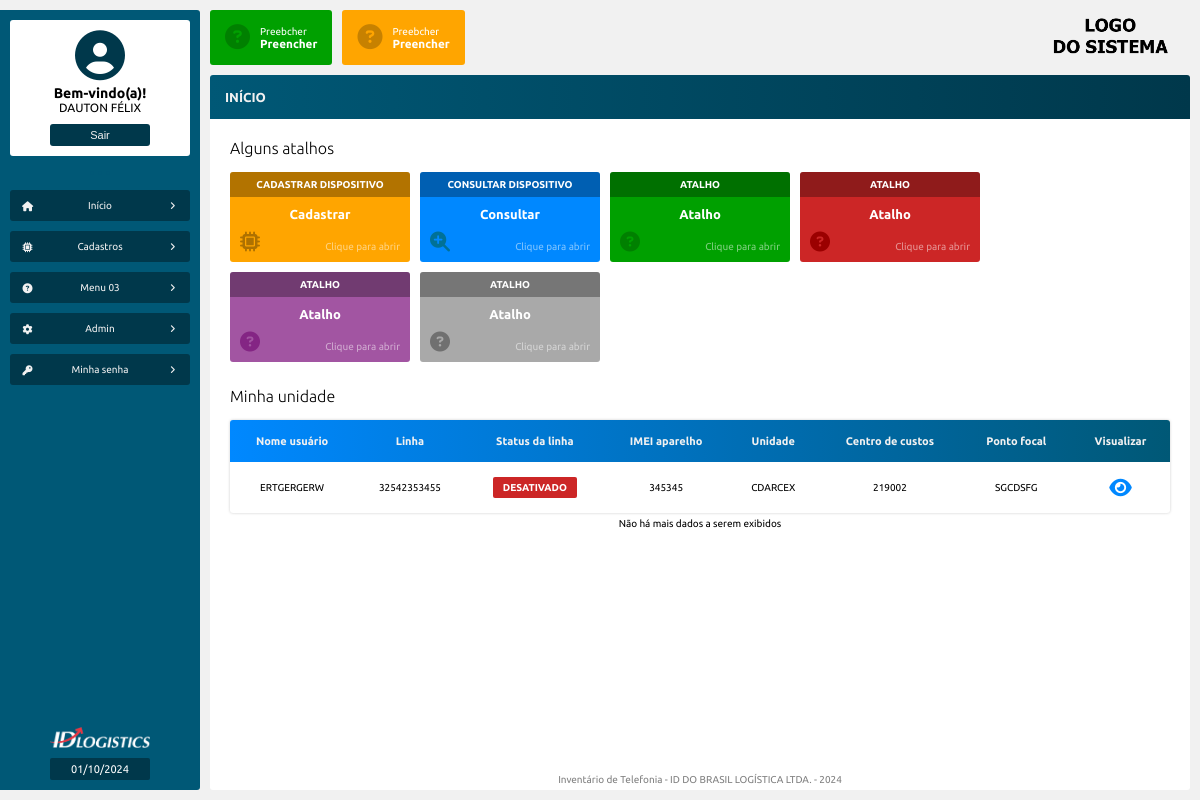
Before: /inicio.php (signed in) with the older database file.
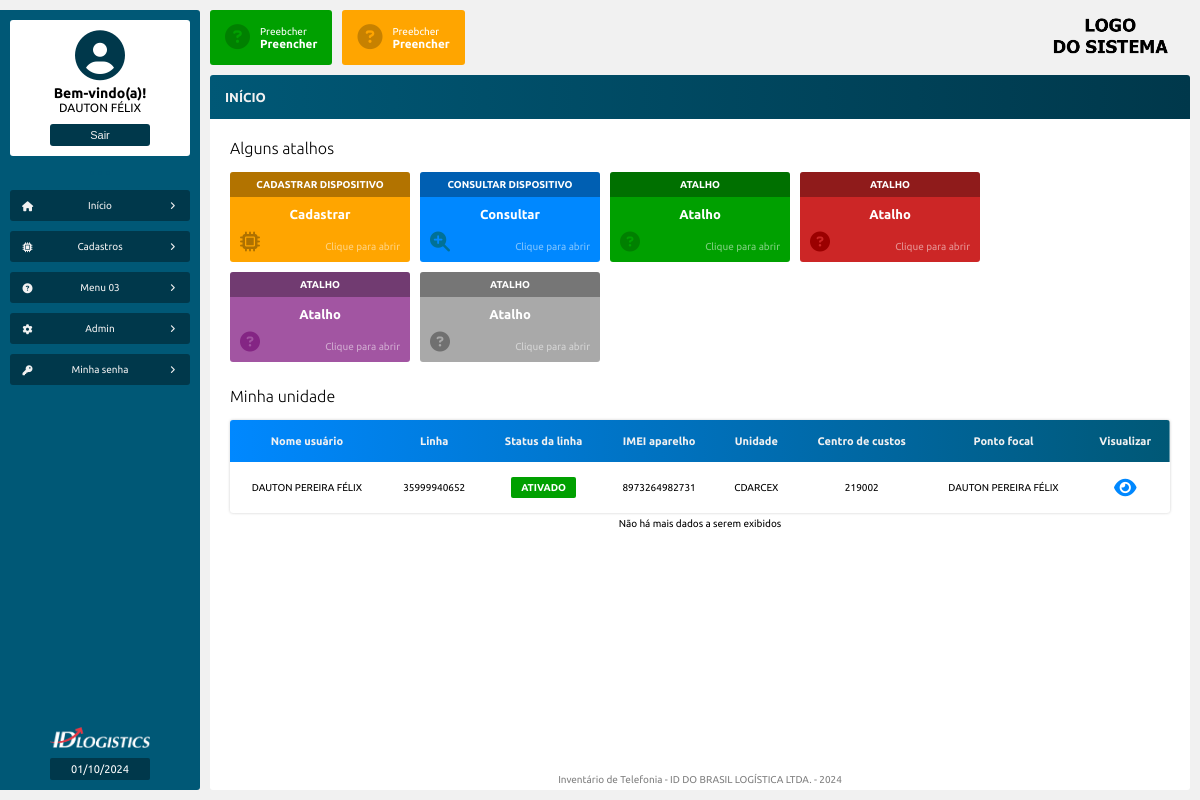
After: the same page with the newer database file.
### tables this page shows
CREATE TABLE `tb_dispositivos` (
  `id` int NOT NULL AUTO_INCREMENT,
  `linha` varchar(100) DEFAULT NULL,
  `operadora` varchar(100) DEFAULT NULL,
  `servico` varchar(100) DEFAULT NULL,
  `perfil` varchar(100) DEFAULT NULL,
  `status` varchar(100) DEFAULT NULL,
  `data_ativacao` varchar(100) DEFAULT NULL,
  `sim_card` varchar(100) DEFAULT NULL,
  `marca_aparelho` varchar(100) DEFAULT NULL,
  `modelo_aparelho` varchar(100) DEFAULT NULL,
  `imei_aparelho` varchar(100) DEFAULT NULL,
  `gestao_mdm` varchar(100) DEFAULT NULL,
  `unidade` varchar(100) DEFAULT NULL,
  `centro_custo` varchar(100) DEFAULT NULL,
  `uf` varchar(10) DEFAULT NULL,
  `canal` varchar(100) DEFAULT NULL,
  `ponto_focal` varchar(100) DEFAULT NULL,
  `gestor` varchar(100) DEFAULT NULL,
  `nome` varchar(100) DEFAULT NULL,
  `matricula` varchar(100) DEFAULT NULL,
  `email` varchar(100) DEFAULT NULL,
  `funcao` varchar(100) DEFAULT NULL,
  PRIMARY KEY (`id`)
);

### src/functions/functions.php (called while the page is built, shortened)
<?php
function exibeDataAtual()
{
    $dataAtual = date("d/m/Y");
    return $dataAtual;
}

### src/model/Telefonia.php (called while the page is built, shortened)
<?php
class Telefonia
{
    private PDO $pdo;
    public function __construct(PDO $pdo)
    {
        $this->pdo = $pdo;
    }
    public function exibeDispositivosMinhaUnidade() : array
    {
        $sql = "SELECT * FROM tb_dispositivos WHERE unidade = :unidade_usuario";
        $stmt = $this->pdo->prepare($sql);
        $stmt->bindValue(':unidade_usuario', $_SESSION['unidade']);
        $stmt->execute();
        $resultado = $stmt->fetchAll(PDO::FETCH_ASSOC);
        return $resultado;
    }
}

### inicio.php (the view, shortened to what this page needs)
<?php
require_once "src/config/conexao_bd.php";
$dadoDispositivo = new Telefonia($pdo);
$exibeDispositivosMinhaUnidade = $dadoDispositivo->exibeDispositivosMinhaUnidade();
?>
<!DOCTYPE html>
<html>
<head>
    <?php
    require_once "src/views/layout/head.php";
    ?>
</head>
<body>
    <main class="corpo">
        <?php
        require_once "src/views/layout/menu_lateral.php";
        ?>
        <section class="principal">
            <?php
            require_once "src/views/layout/cabecalho.php";
            ?>
            <article class="conteudo">
                <header class="conteudo-cabecalho">
                    <h3>INÍCIO</h3>
                </header>
                <section class="conteudo-center">
                    <article class="conteudo-center-boxs">
                        <div class="conteudo-center-box-01">
                            <h1>Alguns atalhos</h1>
                            <a href="cadastrar_dispositivo.php">
                                <div>
                                    <div id="box-infos-amarela">
                                        <span>
                                            <h4>CADASTRAR DISPOSITIVO</h4>
                                        </span>
                                        <h3>Cadastrar</h3>
                                        <i class="fa-solid fa-microchip"></i>
                                        <p class="texto-filtro">Clique para abrir</p>
                                    </div>
                                </div>
                            </a>
                            <a href="">
                                <div>
                                    <div id="box-infos-azul">
                                        <span>
                                            <h4>CONSULTAR DISPOSITIVO</h4>
                                        </span>
                                        <h3>Consultar</h3>
                                        <i class="fa-solid fa-magnifying-glass-plus"></i>
                                        <p class="texto-filtro">Clique para abrir</p>
                                    </div>
                                </div>
                            </a>
                            <a href="">
                                <div>
                                    <div id="box-infos-verde">
                                        <span>
                                            <h4>ATALHO</h4>
                                        </span>
                                        <h3>Atalho</h3>
                                        <i class="fa-solid fa-circle-question"></i>
                                        <p class="texto-filtro">Clique para abrir</p>
                                    </div>
                                </div>
                            </a>
                            <a href="">
                                <div>
                                    <div id="box-infos-vermelha">
                                        <span>
                                            <h4>ATALHO</h4>
                                        </span>
                                        <h3>Atalho</h3>
                                        <i class="fa-solid fa-circle-question"></i>
                                        <p class="texto-filtro">Clique para abrir</p>
                                    </div>
                                </div>
                            </a>
                            <a href="">
                                <div>
                                    <div id="box-infos-roxa">
                                        <span>
                                            <h4>ATALHO</h4>
                                        </span>
                                        <h3>Atalho</h3>
                                        <i class="fa-solid fa-circle-question"></i>
                                        <p class="texto-filtro">Clique para abrir</p>
                                    </div>
                                </div>
                            </a>
                            <a href="">
                                <div>
                                    <div id="box-infos-cinza">
                                        <span>
                                            <h4>ATALHO</h4>
                                        </span>
                                        <h3>Atalho</h3>
                                        <i class="fa-solid fa-circle-question"></i>
                                        <p class="texto-filtro">Clique para abrir</p>
                                    </div>
                                </div>
                            </a>
                        </div>
                        <div class="conteudo-center-box-02">
                            <h1>Minha unidade</h1>
                            <table>
                                <thead>
                                    <tr>
                                        <td>Nome usuário</td>
                                        <td>Linha</td>
                                        <td>Status da linha</td>
                                        <td>IMEI aparelho</td>
                                        <td>Unidade</td>
                                        <td>Centro de custos</td>
                                        <td>Ponto focal</td>
                                        <td>Visualizar</td>
                                    </tr>
                                </thead>
                                <tbody>
                                    <?php foreach($exibeDispositivosMinhaUnidade as $dadoDispositivo) : ?>
                                    <tr>
                                        <td><?= $dadoDispositivo['nome'] ?></td>
                                        <td><?= $dadoDispositivo['linha'] ?></td>
                                        <td id="Status"><p><?= $dadoDispositivo['status'] ?></p></td>
                                        <td><?= $dadoDispositivo['imei_aparelho'] ?></td>
                                        <td><?= $dadoDispositivo['unidade'] ?></td>
                                        <td><?= $dadoDispositivo['centro_custo'] ?></td>
                                        <td><?= $dadoDispositivo['ponto_focal'] ?></td>
                                        <td>
                                            <a href="visualiza_dispositivo.php?id=<?= $dadoDispositivo['id'] ?>"><i class="fa-solid fa-eye"></i></a>
                                        </td>
                                    </tr>
                                    <?php endforeach ?>
                                </tbody>
                            </table>
                            <p>Não há mais dados a serem exibidos</p>
                        </div>
                    </article>
                </section>
                <?php
                require_once "src/views/layout/rodape.php";
                ?>
            </article>
        </section>
    </main>
</body>
</html>

### src/views/layout/head.php (shortened to what this page needs)
<link rel='stylesheet' type='text/css' media='screen' href='css/style.css'>
<link rel='stylesheet' type='text/css' href='css/toastr.min.css'>

### src/views/layout/menu_lateral.php (shortened to what this page needs)
<nav class="menu">
    <div class="menu-user-info">
        <span>
            <i class="fa-solid fa-circle-user"></i>
            <h3>Bem-vindo(a)!</h3>
            <p><?= $_SESSION['nome'] ?></p>
            <a href="src/config/logout.php"><button type="button" id="btn-sair">Sair</button></a>
        </span>
    </div>
    <div class="menu-divisoria">
        <div></div>
        <div></div>
        <div></div>
    </div>
    <ul>
        <li><a href="inicio.php"><i class="fa-solid fa-house"></i></i>Início<i class="fa-solid fa-angle-right"></i></a></li>
        <li id="menu_02"><a><i class="fa-solid fa-microchip"></i>Cadastros<i class="fa-solid fa-angle-right"></i></a>
        </li>
        <li id='menu_03'><a><i class="fa-solid fa-circle-question"></i>Menu 03<i class='fa-solid fa-angle-right'></i></a>
        </li>
        <li id='menu_04'><a><i class='fa-solid fa-gear'></i>Admin<i class='fa-solid fa-angle-right'></i></a>
        </li>
        <li><a href="minha_senha.php"><i class="fa-solid fa-key"></i>Minha senha<i class="fa-solid fa-angle-right"></i></a></li>
    </ul>
    <img src="img/id-logo-branco-extenso.png" class="menu-logo-id">
    <p class="data-atual"><?= exibeDataAtual() ?></p>
</nav>

### src/views/layout/cabecalho.php (shortened to what this page needs)
<header class="cabecalho">
    <div>
        <a>
            <div id="cabecalho-botao-verde">
                <i class="fa-solid fa-circle-question"></i>
                <span>
                    <p>Preebcher</p>
                    <h3>Preencher</h3>
                </span>
            </div>
        </a>
        <a href="">
            <div id="cabecalho-botao-amarelo">
                <i class="fa-solid fa-circle-question"></i>
                <span>
                    <p>Preebcher</p>
                    <h3>Preencher</h3>
                </span>
            </div>
        </a>
    </div>
    <a href="inicio.php"><img src="img/sistema-logo.png"></a>
</header>

### src/views/layout/rodape.php (shortened to what this page needs)
<footer class="conteudo-rodape">
    <small>Inventário de Telefonia - ID DO BRASIL LOGÍSTICA LTDA. - 2024</small>
</footer>

### css/style.css (style rules this page uses)
:root { --primary-color: #0088ff; --secundary-color: #005876; --terciary-color: #00384b; --white-color: #f1f1f1; --primary-shadow: 0 0 .5em #808080 }
* { padding: 0; margin: 0; box-sizing: border-box; }
a { text-decoration: none; }
body { font-family: 'Playpen Sans', cursive; font-family: 'Ubuntu', sans-serif; background: var(--white-color); }
.corpo { width: 100%; height: 100%; padding: 10px 10px 10px 0; position: absolute; display: flex; }
.principal { width: 100%; height: 100%; display: flex; flex-direction: column; }
.cabecalho { width: 100%; margin-bottom: 10px; display: flex; align-items: center; justify-content: space-between; }
.cabecalho img { width: 120px; margin-right: 20px; }
.cabecalho div { text-align: left; }
.cabecalho div { display: flex; gap: 10px; cursor: pointer; }
.cabecalho div div { padding: 15px; display: flex; align-items: center; justify-content: center; background: var(--primary-color); border-radius: 3px; color: #ffffff; font-size: 10px; }
.cabecalho i { font-size: 25px; }
#cabecalho-botao-verde { background: #00a000; transition: background .2s; }
#cabecalho-botao-amarelo { background: #ffa500; transition: background .2s; }
#cabecalho-botao-verde i { color: #008000; transition: .2s; }
#cabecalho-botao-amarelo i { color: #c78100; transition: .2s; }
.conteudo { width: 100%; height: 100%; position: relative; display: flex; flex-direction: column; align-items: center; overflow: hidden; background: #ffffff; border-radius: 3px; }
.conteudo-cabecalho { width: 100%; margin-bottom: 10px; padding: 15px; display: flex; justify-content: space-between; align-items: center; background: linear-gradient(to right, var(--secundary-color), var(--terciary-color)); color: var(--white-color); }
.conteudo-cabecalho h3 { font-size: 13px; font-weight: bold; }
.conteudo-center { width: 100%; height: 100%; padding: 10px 20px 20px 20px; display: flex; align-content: baseline; align-items: center; flex-direction: column; overflow: scroll; }
.conteudo-center h1 { width: 100%; font-size: 16px; font-weight: 100; }
.conteudo-center-boxs { width: 100%; height: 100%; display: flex; flex-direction: column; }
.conteudo-center-boxs h1 { margin-bottom: 10px; }
.conteudo-center-box-01, .conteudo-center-box-02 { width: 100%; height: fit-content; display: flex; justify-content: left; flex-direction: column; }
.conteudo-center-box-01 { margin-bottom: 20px; flex-direction: row; flex-wrap: wrap; align-items: center; }
.conteudo-center-box-02 { height: 100%; }
.conteudo-center-box-01 div { margin: 5px 5px 5px 0; }
.conteudo-center-box-01 div div { width: 180px; height: 90px !important; padding: 0; position: relative; display: flex; flex-direction: column; align-items: center; border-radius: 3px; overflow: hidden; cursor: pointer; }
.conteudo-center-box-01 div div span { width: 100%; padding: 7px; text-align: center; font-size: 10px; background: #0000004d; }
.conteudo-center-box-01 div div h3 { width: 100%; margin-top: 10px; padding: 0 10px; font-size: 13px; text-align: center; }
.conteudo-center-box-01 div div i { position: absolute; bottom: 10px; left: 10px; font-size: 20px; }
.texto-filtro { width: fit-content !important; position: absolute; bottom: 10px; right: 10px; text-align: right; filter: opacity(50%); }
#box-infos-roxa { background: #a255a2; transition: .2s background; }
#box-infos-roxa i { color: #842584; transition: .2s; }
#box-infos-verde { background: #00a000; transition: .2s background; }
#box-infos-verde i { color: #008000; transition: .2s; }
#box-infos-azul { background: #0088ff; transition: background .2s; }
#box-infos-azul i { color: #007197; transition: .2s; }
#box-infos-amarela { background: #ffa500; transition: background .2s; }
#box-infos-amarela i { color: #ae7100; transition: .2s; }
#box-infos-cinza { background: #a9a9a9; transition: background .2s; }
#box-infos-cinza i { color: #707070; transition: .2s; }
#box-infos-vermelha { background: #cc2626; transition: background .2s; }
#box-infos-vermelha i { color: #9b0000; transition: .2s; }
.conteudo-center p { width: 100%; font-size: 10px; text-align: center; }
.conteudo-rodape { width: 100%; padding: 5px; margin-top: auto; color: #808080; text-align: center; font-size: 12px; }

Changed rows visible on the page:
removed tb_dispositivos: nome "ERTGERGERW", linha "32542353455", status "DESATIVADO", imei_aparelho "345345", unidade "CDARCEX", centro_custo "219002", ponto_focal "SGCDSFG"
added tb_dispositivos: nome "DAUTON PEREIRA FÉLIX", linha "35999940652", status "ATIVADO", imei_aparelho "8973264982731", unidade "CDARCEX", centro_custo "219002", ponto_focal "DAUTON PEREIRA FÉLIX"
